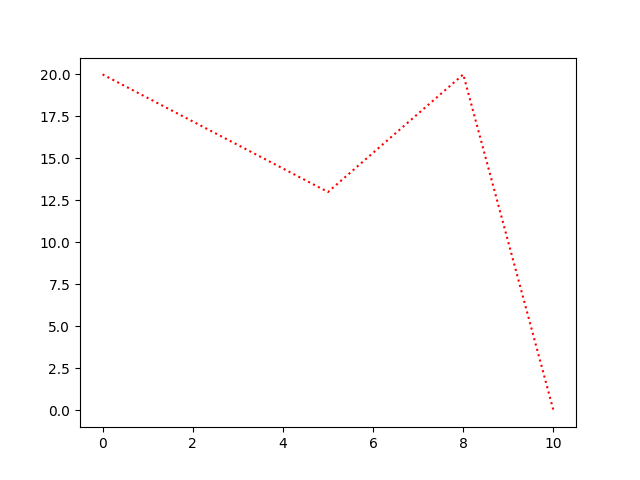

Reproduce this figure in Python.
import matplotlib.pyplot as mp
import numpy as np
mp.plot(np.array([0,5,8,10]),np.array([20,13,20,0]),linestyle=':',color='r')
mp.show()
